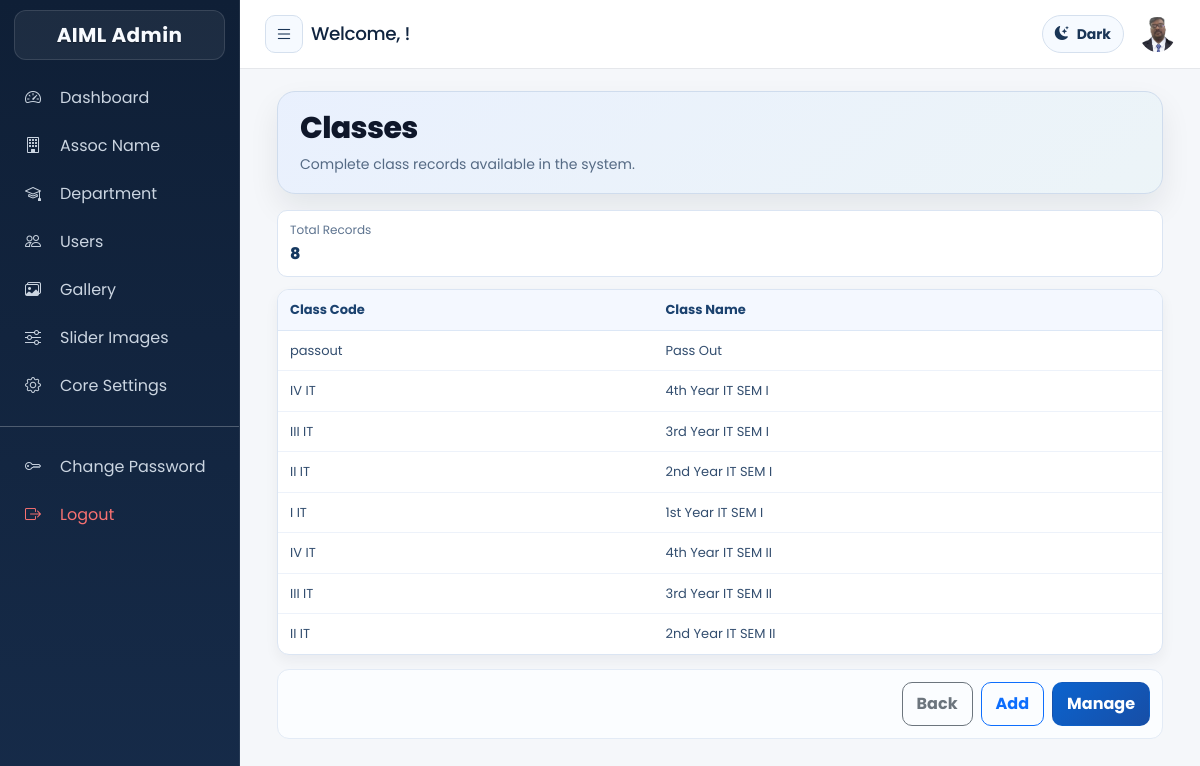
The app's page /admin/settings/department_option.php (signed in) with its own data.
### tables this page shows
CREATE TABLE IF NOT EXISTS `class` (
  `id` int(11) NOT NULL AUTO_INCREMENT,
  `class_code` varchar(500) NOT NULL,
  `class_name` varchar(500) NOT NULL,
  PRIMARY KEY (`id`)
);

### libraries/mysql.class.php (called while the page is built, shortened)
<?php
class DataBasePDO
{
	private static $hostname	=  DB_SERVER;
	private static $username	=  DB_USER;
	private static $password	=  DB_PASS;
	private static $dbname		=  DB_DATABASE;
	private static $instance 	= FALSE;
	private $db;
	public $fetch_mode 			= PDO::FETCH_ASSOC;
	private $last_statement		= NULL;
	public function __construct($connect = true, $dataBase = null, $server = null,$userName = null, $passWord = null){
			return self::$instance;
	}
	public function connectToDB(){
			$dns='mysql:host='.self::$hostname.';dbname='.self::$dbname;
	    	self::$instance = new PDO($dns, self::$username, self::$password);
	    	self::$instance->setAttribute(PDO::ATTR_ERRMODE, PDO::ERRMODE_EXCEPTION);
	    	self::$instance->setAttribute(PDO::ATTR_DEFAULT_FETCH_MODE, PDO::FETCH_ASSOC);
	    	$this->db = self::$instance;
	}
	public function getOnePrepared($sqlQuery = NULL, $params = array()){
			if (!$this->internalPreparedQuery($sqlQuery, $params)){
				return false;
			}
			$result = $this->last_statement->fetch();
			return $result;
	}
	public function getAllResults($sqlQuery = NULL){
			if (!$this->internalQuery($sqlQuery)){
				return array();
			}
			$result = $this->last_statement->fetchAll();
			return $result;
	}
	public function internalQuery($sqlQuery = NULL){
			try {
				$stmt = $this->db->query($sqlQuery);
				$stmt->setFetchMode($this->fetch_mode);
				$this->last_statement = $stmt;
				return TRUE;
			}
			catch (PDOException $e){
				$this->logDatabaseError($e);
				return false;
			}
	}
	public function internalPreparedQuery($sqlQuery = NULL, $params = array()){
			try {
				$stmt = $this->db->prepare($sqlQuery);
				$stmt->execute($params);
				$stmt->setFetchMode($this->fetch_mode);
				$this->last_statement = $stmt;
				return TRUE;
			}
			catch (PDOException $e){
				$this->logDatabaseError($e);
				return false;
			}
	}
}
?>

### libraries/functions.class.php (called while the page is built, shortened)
<?php
	include_once("mysql.class.php");
	class DataFunctions {
		public $dbObj;
		public function __construct(){
			$this->dbObj = new DataBasePDO();
			$this->ensureModernAuthSchema();
	}
	private function assertSafeIdentifier($identifier){
		$identifier = trim((string)$identifier);
		return $identifier;
	}
	private function ensureModernAuthSchema(){
		$this->ensureColumnDefinition(TB_USERS, 'password', "varchar(255) NOT NULL COMMENT 'user password is stored'");
		$this->ensureColumnDefinition(ADMIN_TABLE, 'password', "varchar(255) NOT NULL COMMENT 'customer password is stored'");
		$this->ensureColumnDefinition(TB_USERS, 'address', "varchar(255) NOT NULL COMMENT 'user address is stored'");
		$this->ensureColumnDefinition(ADMIN_TABLE, 'address', "varchar(255) NOT NULL COMMENT 'customer address is stored'");
	}
	private function ensureColumnDefinition($table, $columnName, $definition){
		$table = $this->assertSafeIdentifier($table);
		$columnName = $this->assertSafeIdentifier($columnName);
		$definition = trim((string)$definition);
		$checkSql = "SELECT COLUMN_TYPE, IS_NULLABLE, COLUMN_DEFAULT
					 FROM information_schema.COLUMNS
					 WHERE TABLE_SCHEMA = DATABASE()
					   AND TABLE_NAME = :table_name
					   AND COLUMN_NAME = :column_name
					 LIMIT 1";
		$result = $this->dbObj->getOnePrepared($checkSql, array(
			':table_name' => $table,
			':column_name' => $columnName
		));
		$currentType = strtolower((string)($result['COLUMN_TYPE'] ?? ''));
		if ($columnName === 'password' && strpos($currentType, 'varchar(255)') !== false) {
			return;
		}
		if ($columnName === 'address' && preg_match('/varchar\((\d+)\)/', $currentType, $matches) && (int)$matches[1] >= 255) {
			return;
		}
		$alterSql = "ALTER TABLE `".$table."` MODIFY `".$columnName."` ".$definition;
		$this->dbObj->executeQuery($alterSql);
	}
	 public function getClasses($table){
			$sql		= 'SELECT
								id, class_code, class_name
						   FROM
						   		'.$table.'
						   WHERE
						   		1';
			$result		= $this->dbObj->getAllResults($sql);
			return $result;
	 }
}

### admin/settings/department_option.php (the view, shortened to what this page needs)
<?php
include_once('../layout/main_header.php');
require_once(LIB_PATH . '/functions.class.php');
$fcObj = new DataFunctions();
$option = isset($_GET['option']) ? trim((string)$_GET['option']) : '';
$configs = array(
    'classes' => array(
        'title' => 'Classes',
        'desc' => 'Complete class records available in the system.',
        'add_url' => '../Class/add_class.php',
        'manage_url' => '../Class/classes.php'
    ),
    'sections' => array(
        'title' => 'Sections',
        'desc' => 'Section records with class mapping.',
        'add_url' => '../Section/add_section.php',
        'manage_url' => '../Section/sections.php'
    ),
    'streams' => array(
        'title' => 'Streams',
        'desc' => 'Branch and stream configuration.',
        'add_url' => '../branch/add_branch.php',
        'manage_url' => '../branch/branch.php'
    ),
    'batches' => array(
        'title' => 'Batch / Year',
        'desc' => 'Academic batch list.',
        'add_url' => '../batches/add_batch.php',
        'manage_url' => '../batches/batch.php'
    ),
    'subjects' => array(
        'title' => 'Subjects',
        'desc' => 'Subjects mapped to classes.',
        'add_url' => '../Subject/add_subject.php',
        'manage_url' => '../Subject/subjects.php'
    ),
    'syllabus' => array(
        'title' => 'Syllabus',
        'desc' => 'Syllabus records with class mapping.',
        'add_url' => '../syllabus/add_syllabus.php',
        'manage_url' => '../syllabus/syllabus.php'
    ),
    'highlights' => array(
        'title' => 'Highlights',
        'desc' => 'Homepage and department highlights.',
        'add_url' => '../Highlight/add_highlight.php',
        'manage_url' => '../Highlight/highlights.php'
    ),
    'events' => array(
        'title' => 'Events',
        'desc' => 'Event details and schedule list.',
        'add_url' => '../events/events.php',
        'manage_url' => '../events/view_events.php'
    ),
    'event_candidates' => array(
        'title' => 'Registered Candidates',
        'desc' => 'Events currently open for candidate management.',
        'add_url' => '',
        'manage_url' => '../events/eventregcand.php'
    ),
    'event_results' => array(
        'title' => 'Event Results',
        'desc' => 'Events with results available.',
        'add_url' => '',
        'manage_url' => '../events/eventresults.php'
    ),
    'support_contact' => array(
        'title' => 'Support Contact',
        'desc' => 'Support email, WhatsApp, and SMTP settings.',
        'add_url' => '',
        'manage_url' => 'support_contact.php'
    )
);
if (!isset($configs[$option])) {
    $option = 'classes';
}
$current = $configs[$option];
$rows = array();
$headers = array();
switch ($option) {
    case 'classes':
        $headers = array('Class Code', 'Class Name');
        $data = $fcObj->getClasses(TB_CLASS);
        foreach ($data as $row) {
            $rows[] = array($row['class_code'], $row['class_name']);
        }
        break;
}
$totalRecords = count($rows);
?>
<div class="container-fluid dept-option-page">
    <div class="page-hero">
        <h3 class="page-title"><?php echo htmlspecialchars($current['title'], ENT_QUOTES, 'UTF-8'); ?></h3>
        <p class="page-subtitle"><?php echo htmlspecialchars($current['desc'], ENT_QUOTES, 'UTF-8'); ?></p>
    </div>
    <div class="status-grid">
        <div class="status-card">
            <span class="status-label">Total Records</span>
            <span class="status-value"><?php echo (int)$totalRecords; ?></span>
        </div>
    </div>
    <div class="data-wrap">
        <table class="data-table">
            <thead>
                <tr>
                    <?php foreach ($headers as $head) { ?>
                        <th><?php echo htmlspecialchars($head, ENT_QUOTES, 'UTF-8'); ?></th>
                    <?php } ?>
                </tr>
            </thead>
            <tbody>
                <?php if (empty($rows)) { ?>
                    <tr>
                        <td class="empty-row" colspan="<?php echo count($headers) > 0 ? count($headers) : 1; ?>">No records found.</td>
                    </tr>
                <?php } else { ?>
                    <?php foreach ($rows as $r) { ?>
                        <tr>
                            <?php foreach ($r as $cell) { ?>
                                <td><?php echo htmlspecialchars((string)$cell, ENT_QUOTES, 'UTF-8'); ?></td>
                            <?php } ?>
                        </tr>
                    <?php } ?>
                <?php } ?>
            </tbody>
        </table>
    </div>
    <div class="actions">
        <a href="otheroperations.php" class="btn btn-outline-secondary btn-action">Back</a>
        <?php if ($current['add_url'] !== '') { ?>
            <a href="<?php echo htmlspecialchars($current['add_url'], ENT_QUOTES, 'UTF-8'); ?>" class="btn btn-outline-primary btn-action">Add</a>
        <?php } ?>
        <a href="<?php echo htmlspecialchars($current['manage_url'], ENT_QUOTES, 'UTF-8'); ?>" class="btn btn-primary btn-action">Manage</a>
    </div>
</div>
<?php include_once('../layout/footer.php'); ?>

### public/assets/css/site-refresh.css (style rules this page uses)
:root { --refresh-bg: #f3f7fb; --refresh-surface: #ffffff; --refresh-text: #14243b; --refresh-muted: #5b6f86; --refresh-primary: #0b63ce; --refresh-primary-2: #174ea6; --refresh-border: #d9e4ef; --refresh-shadow: 0 12px 28px rgba(15, 30, 52, 0.08); }
* { box-sizing: border-box; }
body { background: radial-gradient(circle at 10% -5%, rgba(11, 99, 206, 0.08), transparent 34%), radial-gradient(circle at 90% 0%, rgba(52, 168, 83, 0.07), transparent 28%), var(--refresh-bg); color: var(--refresh-text); }
h1, h2, h3, h4, h5, h6 { color: #10243f; letter-spacing: -0.02em; }
.btn-primary, .btn-warning, input.button, .button { border-radius: 10px; font-weight: 600; }
.btn-primary { background: linear-gradient(135deg, var(--refresh-primary), var(--refresh-primary-2)); border-color: transparent; }

### public/assets/css/admin-refresh.css (style rules this page uses)
body { font-family: "Poppins", "Segoe UI", Arial, sans-serif; background: radial-gradient(circle at 0% 0%, rgba(20, 86, 177, 0.08), transparent 28%), radial-gradient(circle at 100% 0%, rgba(8, 145, 178, 0.07), transparent 24%), #f4f7fb; color: #1b2f49; }

### admin/layout/main_header.php (style rules this page uses)
body { overflow-x: hidden; background: #f5f7fa; }

### admin/settings/department_option.php (style rules this page uses)
.dept-option-page .page-hero { border: 1px solid #cfdced; border-radius: 18px; padding: 18px 22px; background: linear-gradient(140deg, rgba(37, 99, 235, 0.07), rgba(15, 118, 110, 0.05)), #f8fbff; box-shadow: 0 14px 30px rgba(15, 23, 42, 0.08); margin-bottom: 16px; }
.dept-option-page .page-title { margin: 0; font-size: 30px; letter-spacing: -0.6px; font-weight: 800; color: #0f172a; }
.dept-option-page .page-subtitle { margin: 8px 0 0; color: #556a84; font-size: 14px; }
.dept-option-page .data-wrap { border: 1px solid #dbe5f3; border-radius: 12px; overflow: auto; background: #fff; box-shadow: 0 6px 14px rgba(15, 23, 42, 0.05); }
.dept-option-page .status-grid { display: grid; grid-template-columns: repeat(auto-fit, minmax(180px, 1fr)); gap: 8px; margin-bottom: 12px; }
.dept-option-page .status-card { border: 1px solid #dbe5f3; border-radius: 10px; background: #fff; padding: 10px 12px; }
.dept-option-page .status-label { display: block; color: #5d738f; font-size: 12px; margin-bottom: 3px; }
.dept-option-page .status-value { display: block; font-weight: 800; color: #153860; font-size: 16px; }
.dept-option-page .data-table { width: 100%; min-width: 680px; border-collapse: collapse; }
.dept-option-page .data-table th { background: #f4f8ff; color: #1b426f; text-align: left; padding: 10px 12px; border-bottom: 1px solid #dce7f6; font-size: 13px; font-weight: 700; }
.dept-option-page .data-table td { padding: 10px 12px; border-bottom: 1px solid #edf2fa; color: #334e6f; font-size: 13px; vertical-align: top; }
.dept-option-page .data-table tr:last-child td { border-bottom: 0; }
.dept-option-page .actions { margin-top: 14px; border: 1px solid #e3ebf6; border-radius: 12px; background: #fbfdff; padding: 12px; display: flex; justify-content: flex-end; gap: 8px; flex-wrap: wrap; }
.dept-option-page .btn-action { border-radius: 10px; padding: 9px 14px; font-weight: 700; }

### records on screen
class: class_code "passout", class_name "Pass Out"
class: class_code "IV IT", class_name "4th Year IT SEM I"
class: class_code "III IT", class_name "3rd Year IT SEM I"
class: class_code "II IT", class_name "2nd Year IT SEM I"
class: class_code "I IT", class_name "1st Year IT SEM I"
class: class_code "IV IT", class_name "4th Year IT SEM II"
class: class_code "III IT", class_name "3rd Year IT SEM II"
class: class_code "II IT", class_name "2nd Year IT SEM II"

### other values on screen
$current['title'] "Classes"
$current['desc'] "Complete class records available in the system."
$totalRecords "8"
$head "Class Code"
$head "Class Name"
